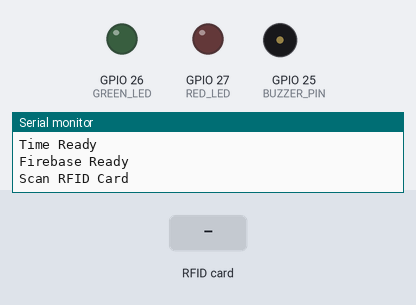
A sketch run on a simulated ESP32. Parts: output pins drawn as LEDs (lit = HIGH), buzzer (waves = sounding), the last lines printed to the serial monitor. Inputs (shaded band) come from the test bench. WiFi joins after 1.5 s; servers stay silent unless stated; the local clock reads 2024-03-15 10:24:30 at power-on unless the sketch sets it.

Above: at 2.7 s.
2.8 s: RFID card 98 80 04 41 60 held to the reader
At 3.4 s:
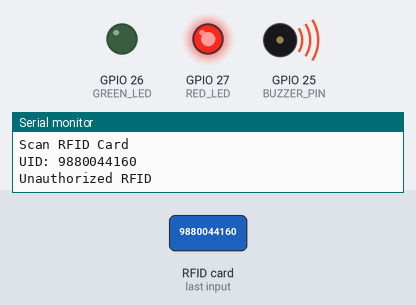
5.8 s: RFID card 87 92 27 64 held to the reader
At 8.0 s:
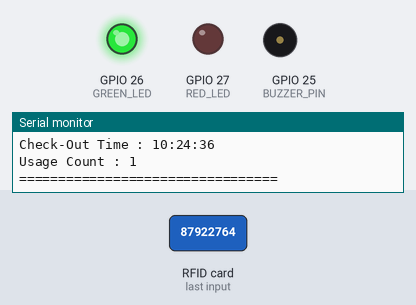
8.8 s: RFID card 90 94 1D 56 held to the reader
At 13.1 s:
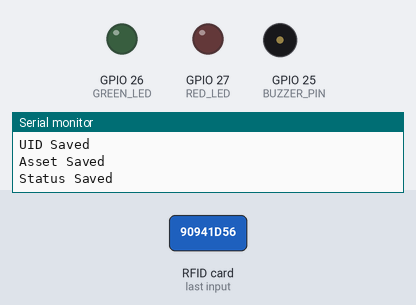
Timing chart, 0 to 14.6 s (numbered marks = the images above; inputs shaded):
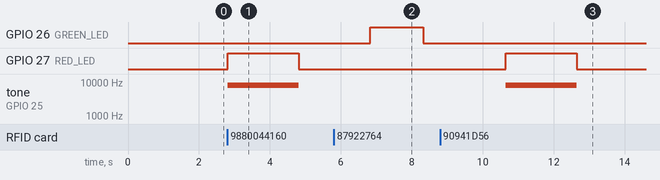

Measured:
- after the input at 2.8 s, GPIO 27 (RED_LED): LOW → HIGH at once, → LOW 2.0 s later; tone on GPIO 25 (BUZZER_PIN): silent → 8000 Hz at once, → silent 2.0 s later
- after the input at 5.8 s, GPIO 26 (GREEN_LED): LOW → HIGH after 1.0 s, → LOW 1.5 s later
- after the input at 8.8 s, GPIO 27 (RED_LED): LOW → HIGH after 1.8 s, → LOW 2.0 s later; tone on GPIO 25 (BUZZER_PIN): silent → 8000 Hz after 1.8 s, → silent 2.0 s later

The sketch:

Smart_Lab_Asset_Detection_Final_ino_copy_12_copy_last294532.ino
```cpp
#include <WiFi.h>
#include <SPI.h>
#include <MFRC522.h>
#include <Firebase_ESP_Client.h>
#include <time.h>
#include <sys/time.h>

#define WIFI_SSID "Aashraya 1"
#define WIFI_PASSWORD "9880044160"

#define API_KEY "AIzaSyD0And3LVnRvFNtWHgw2sdsx9Vu0pR5Fik"
#define DATABASE_URL "https://smart-lab-asset-detection-default-rtdb.asia-southeast1.firebasedatabase.app/"

#define USER_EMAIL "esp32@smartlab.com"
#define USER_PASSWORD "SmartLab123"


// Firebase objects
FirebaseData fbdo;
FirebaseAuth auth;
FirebaseConfig config;


// RFID pins
#define SS_PIN 5
#define RST_PIN 22

MFRC522 mfrc522(SS_PIN, RST_PIN);


// LED and buzzer pins
#define GREEN_LED 26
#define RED_LED 27
#define BUZZER_PIN 25

// ==========================
// Asset Management Variables
// ==========================

// Asset Status
bool workstationInUse = false;
bool solderingInUse = false;

// Usage Counter
int workstationUsageCount = 0;
int solderingUsageCount = 0;
int scanCount = 0;
// Check-Out Times
String workstationCheckOut = "";
String solderingCheckOut = "";

// Check-In Times
String workstationCheckIn = "";
String solderingCheckIn = "";

// Usage Duration
String workstationUsageDuration = "";
String solderingUsageDuration = "";

// Store start time for duration calculation
unsigned long workstationStartMillis = 0;
unsigned long solderingStartMillis = 0;

// Authorized RFID UIDs
byte whiteCard[] = {0x90, 0x94, 0x1D, 0x56};
byte blueTag[]   = {0x87, 0x92, 0x27, 0x64};


// Compare UID function
bool compareUID(byte *uid1, byte *uid2, byte size) {

  for(byte i = 0; i < size; i++) {

    if(uid1[i] != uid2[i])
      return false;

  }

  return true;
}


void setup() {

  Serial.begin(115200);


  // RFID start
  SPI.begin(18,19,23,5);
  mfrc522.PCD_Init();


  // LED setup
  pinMode(GREEN_LED, OUTPUT);
  pinMode(RED_LED, OUTPUT);

  digitalWrite(GREEN_LED, LOW);
  digitalWrite(RED_LED, LOW);


  // Buzzer setup
  ledcAttach(BUZZER_PIN,8000,8);
  ledcWrite(BUZZER_PIN,0);


  // WiFi
  WiFi.begin(WIFI_SSID,WIFI_PASSWORD);

  Serial.print("Connecting WiFi");

  while(WiFi.status()!=WL_CONNECTED){

    delay(500);
    Serial.print(".");

  }

  Serial.println();
  Serial.println("WiFi Connected");
  Serial.println(WiFi.localIP());


  // Firebase setup

  config.api_key = API_KEY;
  config.database_url = DATABASE_URL;

  auth.user.email = USER_EMAIL;
  auth.user.password = USER_PASSWORD;


  Firebase.begin(&config,&auth);
  Firebase.reconnectWiFi(true);

  configTime(19800, 0, "pool.ntp.org");

  Serial.println("Getting Time...");

  struct tm timeinfo;

  int retry = 0;

while (!getLocalTime(&timeinfo) && retry < 10) {
    Serial.print(".");
    delay(1000);
    retry++;
}

if (retry >= 10) {
    Serial.println("\nTime Sync Failed");
} else {
    Serial.println("\nTime Ready");
}


  Serial.println();
  Serial.println("Time Ready");

  Serial.println("Firebase Ready");
  Serial.println("Scan RFID Card");

  }


void loop() {


  if(!mfrc522.PICC_IsNewCardPresent())
     return;

  if(!mfrc522.PICC_ReadCardSerial())
    return;


  String uidString="";


  Serial.print("UID: ");


  for(byte i=0;i<mfrc522.uid.size;i++){

    if(mfrc522.uid.uidByte[i]<0x10)
      Serial.print("0");

    Serial.print(mfrc522.uid.uidByte[i],HEX);


    uidString += String(mfrc522.uid.uidByte[i],HEX);

  }


  Serial.println();


  String status;
  String assetName = "";
  struct tm timeinfo;

  getLocalTime(&timeinfo);

  char dateBuffer[20];
  char timeBuffer[20];

  strftime(dateBuffer, sizeof(dateBuffer), "%d-%m-%Y", &timeinfo);
  strftime(timeBuffer, sizeof(timeBuffer), "%H:%M:%S", &timeinfo);

  String currentDate = String(dateBuffer);
  String currentTime = String(timeBuffer);


  // White card
// White Card - Unauthorized RFID

if(compareUID(mfrc522.uid.uidByte, whiteCard, 4))
{
    assetName = "None";
    status = "Unauthorized RFID";

    Serial.println("=================================");
    Serial.println("UNAUTHORIZED RFID DETECTED");
    Serial.println("Access Denied");
    Serial.print("Date : ");
    Serial.println(currentDate);
    Serial.print("Time : ");
    Serial.println(currentTime);
    Serial.println("=================================");

    digitalWrite(RED_LED, HIGH);

    ledcWrite(BUZZER_PIN, 128);

    delay(2000);

    ledcWrite(BUZZER_PIN, 0);

    digitalWrite(RED_LED, LOW);
}

  // Blue tag

  // ===============================
// SOLDERING STATION
// ===============================

 else if(compareUID(mfrc522.uid.uidByte, blueTag, 4))
{
    assetName = "Soldering Station";

    if(!solderingInUse)
    {
        solderingInUse = true;

        solderingUsageCount++;

        solderingStartMillis = millis();

        solderingCheckOut = currentTime;

        status = "Checked Out";

        Serial.println("=================================");
        Serial.println("SOLDERING STATION");
        Serial.println("Action : CHECKED OUT");
        Serial.print("Check-Out Time : ");
        Serial.println(solderingCheckOut);
        Serial.print("Usage Count : ");
        Serial.println(solderingUsageCount);
        Serial.println("=================================");
    }
    else
    {
        solderingInUse = false;

        solderingCheckIn = currentTime;

        unsigned long duration = (millis() - solderingStartMillis) / 1000;

        solderingUsageDuration = String(duration) + " Seconds";

        status = "Returned";

        Serial.println("=================================");
        Serial.println("SOLDERING STATION");
        Serial.println("Action : RETURNED");
        Serial.print("Check-In Time : ");
        Serial.println(solderingCheckIn);
        Serial.print("Usage Duration : ");
        Serial.println(solderingUsageDuration);
        Serial.print("Usage Count : ");
        Serial.println(solderingUsageCount);
        Serial.println("=================================");
    }

    digitalWrite(GREEN_LED, HIGH);
    delay(1500);
    digitalWrite(GREEN_LED, LOW);
}


  // Unauthorized

  else{

    assetName = "Unknown Asset";
    status="Unauthorized RFID";


    Serial.println(status);


    digitalWrite(RED_LED,HIGH);


    ledcWrite(BUZZER_PIN,128);


    delay(2000);


    ledcWrite(BUZZER_PIN,0);


    digitalWrite(RED_LED,LOW);


  }


   // Send data to Firebase

  if(Firebase.ready()){

  static int scanCount = 0;
  scanCount++;

  String path = "/LabAssets/Scans/Scan_" +
  String(scanCount);


  // Save Scan History

  if(Firebase.RTDB.setString(&fbdo, (path + "/UID").c_str(), uidString))
    Serial.println("UID Saved");

  if(Firebase.RTDB.setString(&fbdo, (path + "/Asset_Name").c_str(), assetName))
    Serial.println("Asset Saved");

  if(Firebase.RTDB.setString(&fbdo, (path + "/Status").c_str(), status))
    Serial.println("Status Saved");

  if(Firebase.RTDB.setString(&fbdo, (path + "/Date").c_str(), currentDate))
    Serial.println("Date Saved");

  if(Firebase.RTDB.setString(&fbdo, (path + "/Time").c_str(), currentTime))
    Serial.println("Time Saved");


  // Update Current Asset Status

  if(assetName == "Soldering Station")
  {
    String currentStatus;

    if(status == "Checked Out")
    {
      currentStatus = "In Use";
    }
    else if(status == "Returned")
    {
      currentStatus = "Available";
    }
    else
    {
      currentStatus = status;
    }


    Firebase.RTDB.setString(
      &fbdo,
      "/LabAssets/Current_Status/Soldering_Station/Status",
      currentStatus
    );


    Firebase.RTDB.setString(
      &fbdo,
      "/LabAssets/Current_Status/Soldering_Station/Last_Update",
      currentTime
    );


    Serial.println("Current Status Updated");
  }


  Serial.println("Firebase Updated");

}

// Send data to Firebase

if(Firebase.ready()){

   static int scanCount = 0;
   scanCount++;
   String path = "/LabAssets/Scans/Scan_" + String(scanCount);

  mfrc522.PICC_HaltA();
  mfrc522.PCD_StopCrypto1();

  delay(500);

}
   String path = "/LabAssets/Scans/Scan_" + String(scanCount);

   Firebase.RTDB.setString(&fbdo, (path + "/UID").c_str(), uidString);
   Firebase.RTDB.setString(&fbdo, (path + "/Asset_Name").c_str(), assetName);
   Firebase.RTDB.setString(&fbdo, (path + "/Status").c_str(), status);
   Firebase.RTDB.setString(&fbdo, (path + "/Date").c_str(), currentDate);
   Firebase.RTDB.setString(&fbdo, (path + "/Time").c_str(), currentTime);

   Serial.println("Firebase Updated");
}
```
